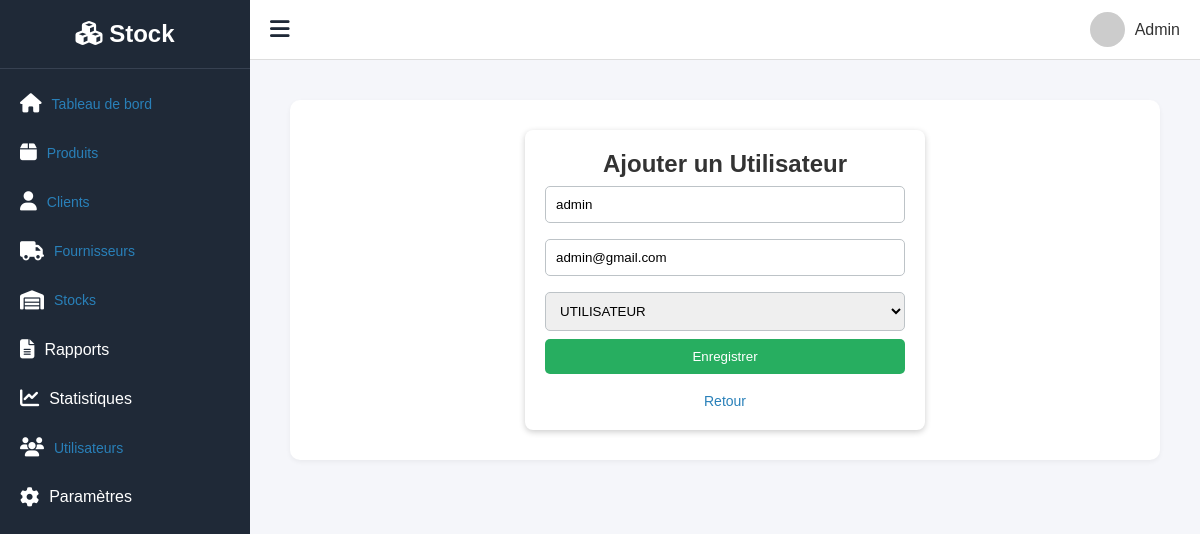
/utilisateurs/modifier_utilisateur/1/ (signed in), run on the app's committed database.
### utilisateur/models.py (models this page shows, shortened)
class Utilisateur(AbstractUser):
    ROLE_CHOICES = [
        ('ADMIN', 'Administrateur'),
        ('GESTIONNAIRE', 'Gestionnaire'),
        ('UTILISATEUR', 'Utilisateur simple'),
    ]
    role = models.CharField(max_length=20, choices=ROLE_CHOICES, default='UTILISATEUR')

### utilisateur/views.py (the view, shortened to what this page needs)
# urls.py: path('modifier_utilisateur/<int:id>/', views.modifier_utilisateur, name='modifier_utilisateur'),
def modifier_utilisateur(request, id):
    utilisateur = get_object_or_404(Utilisateur, id=id)
    return render(request, 'utilisateurs/modifier_utilisateur.html', {
        'utilisateur': utilisateur,
        'titre': 'Modifier un utilisateur'
    })

### templates/utilisateurs/modifier_utilisateur.html (shortened to what this page needs)
{% extends 'gesstock/base.html' %}
{% block content %}
<div class="form-container">
    <h2>Ajouter un Utilisateur</h2>
    <form method="post">
        <input type="text" name="username" value="{{user.username}}" required>
        <input type="email" value="{{user.email}}" >
        <select name="role">
            <option value="{{user.role}}">{{user.role}}</option>
        </select>
        <button type="submit">Enregistrer</button>
    </form>
    <br>
    <a href="{% url 'liste_utilisateurs' %}">Retour</a>
</div>
{% endblock content%}

### static/css/base.css (style rules this page uses)
* { margin: 0; padding: 0; box-sizing: border-box; font-family: "Poppins", sans-serif; }
body { display: flex; height: 100vh; background-color: #f4f6f9; color: #333; overflow-x: hidden; }

### static/css/client.css (style rules this page uses)
body { font-family: Arial, sans-serif; background: #f5f6fa; margin: 0; padding: 20px; }
h2 { color: #333; text-align: center; }

### static/css/ajouter_client.css (style rules this page uses)
body { background: #ecf0f1; font-family: Arial; padding: 20px; }
.form-container { width: 400px; background: white; margin: auto; padding: 20px; border-radius: 8px; box-shadow: 0 2px 6px rgba(0, 0, 0, 0.2); }
input, textarea, select { width: 100%; padding: 10px; margin: 8px 0; border: 1px solid #bdc3c7; border-radius: 5px; }
button { width: 100%; padding: 10px; background: #27ae60; color: white; border: none; border-radius: 5px; cursor: pointer; }
a { text-decoration: none; color: #2980b9; font-size: 14px; }

### static/css/fournisseur.css (style rules this page uses)
body { font-family: Arial, sans-serif; background:#f5f6fa; margin:0; padding:20px; }
h2 { color:#333; text-align:center; }

### static/css/supprimer_fournisseur.css (style rules this page uses)
body { font-family: Arial; background: #f5f6fa; padding: 20px; text-align: center; }
button { padding: 10px 20px; border: none; border-radius: 5px; cursor: pointer; }

### data on the page
Utilisateur: username "admin", email "admin@gmail.com", role "UTILISATEUR"
